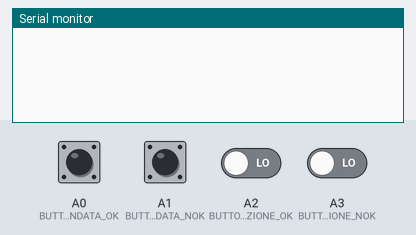
Bench run of a sketch on a simulated Arduino Uno, built with avr-gcc and run on an emulated ATmega328P. On the bench: the last lines printed to the serial monitor. Inputs (shaded band) come from the test bench; at power-on: A0 (BUTTON_MANDATA_OK) HIGH, A1 (BUTTON_MANDATA_NOK), A2 (BUTTON_ASPIRAZIONE_OK), A3 (BUTTON_ASPIRAZIONE_NOK) LOW.

Above: at 1.2 s.
1.3 s: A0 (BUTTON_MANDATA_OK) pulled LOW for 0.15 s
At 2.5 s:
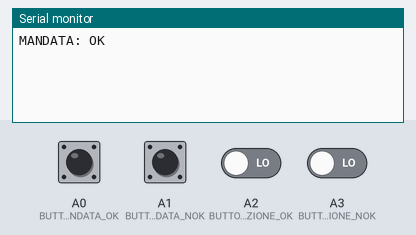
2.9 s: A1 (BUTTON_MANDATA_NOK) pulled HIGH for 0.15 s
At 4.0 s:
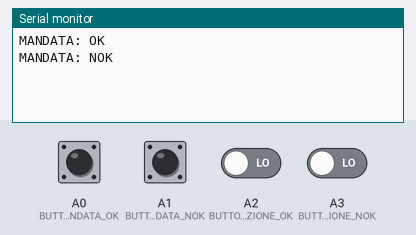
4.5 s: A2 (BUTTON_ASPIRAZIONE_OK) driven HIGH
At 5.2 s:
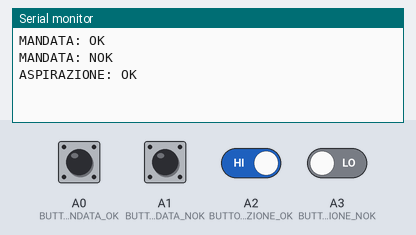
6.0 s: A3 (BUTTON_ASPIRAZIONE_NOK) driven HIGH
At 6.3 s:
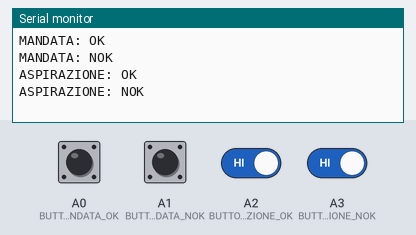

Measured:
- after the input at 1.3 s, the serial monitor: prints a new line at once (image 1)
- after the input at 2.9 s, the serial monitor: prints a new line at once (image 2)
- after the input at 4.5 s, the serial monitor: prints a new line at once (image 3)
- after the input at 6.0 s, the serial monitor: prints a new line at once (image 4)

The sketch:

OptaSerialChecker.ino
```cpp
const int BUTTON_MANDATA_OK = A0;
int BUTTON_MANDATA_OK_P_STATUS = HIGH;
const int BUTTON_MANDATA_NOK = A1;
int BUTTON_MANDATA_NOK_P_STATUS = LOW;
const int BUTTON_ASPIRAZIONE_OK = A2;
int BUTTON_ASPIRAZIONE_OK_P_STATUS = LOW;
const int BUTTON_ASPIRAZIONE_NOK = A3;
int BUTTON_ASPIRAZIONE_NOK_P_STATUS = LOW;

int INPUT_STATE = LOW;

void setup() {
  Serial.begin(9600);
  pinMode(BUTTON_MANDATA_OK, INPUT);
  pinMode(BUTTON_MANDATA_NOK, INPUT);
  pinMode(BUTTON_ASPIRAZIONE_OK, INPUT);
  pinMode(BUTTON_ASPIRAZIONE_NOK, INPUT);
}

void loop() {
  INPUT_STATE = digitalRead(BUTTON_MANDATA_OK);
  if(INPUT_STATE == LOW && BUTTON_MANDATA_OK_P_STATUS == HIGH){
    Serial.println("MANDATA: OK");
  }
  BUTTON_MANDATA_OK_P_STATUS = INPUT_STATE;
  INPUT_STATE = digitalRead(BUTTON_MANDATA_NOK);
  if(INPUT_STATE == HIGH && BUTTON_MANDATA_NOK_P_STATUS == LOW){
    Serial.println("MANDATA: NOK");
  }
  BUTTON_MANDATA_NOK_P_STATUS = INPUT_STATE;
  INPUT_STATE = digitalRead(BUTTON_ASPIRAZIONE_OK);
  if(INPUT_STATE == HIGH && BUTTON_ASPIRAZIONE_OK_P_STATUS == LOW){
    Serial.println("ASPIRAZIONE: OK");
  }
  BUTTON_ASPIRAZIONE_OK_P_STATUS = INPUT_STATE;
  INPUT_STATE = digitalRead(BUTTON_ASPIRAZIONE_NOK);
  if(INPUT_STATE == HIGH && BUTTON_ASPIRAZIONE_NOK_P_STATUS == LOW){
    Serial.println("ASPIRAZIONE: NOK");
  }
  BUTTON_ASPIRAZIONE_NOK_P_STATUS = INPUT_STATE;


}
```
